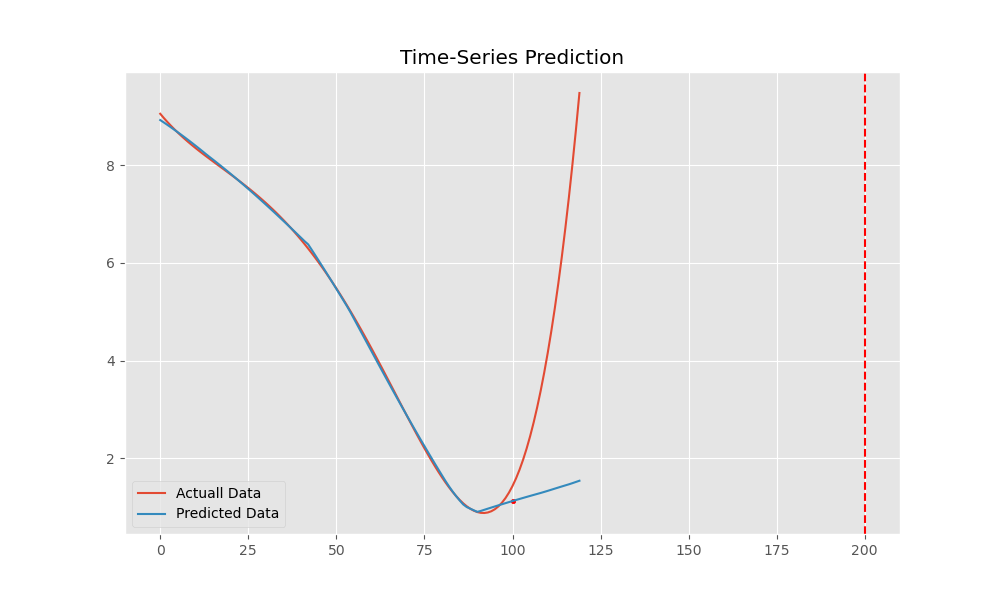

Python code for this plot:
import numpy as np
import pandas as pd
import matplotlib.pyplot as plt
df = pd.read_csv("random walk simulation/postion.csv")

df.head(5)

plt.style.use("ggplot")
df["y_axis"].plot(label="CLOSE")
plt.savefig("True_Path.png")

X = df.iloc[:, [0]]
y = df.iloc[:, [1]]
print(y)

from sklearn.preprocessing import StandardScaler, MinMaxScaler
mm = MinMaxScaler()
ss = StandardScaler()


X_ss = ss.fit_transform(X)
y_mm = mm.fit_transform(y) 

# #first 50 for training

X_train = X_ss[:100, :]
X_test = X_ss[100:, :]

y_train = y_mm[:100, :]
y_test = y_mm[100:, :] 


print("Training Shape", X_train.shape, y_train.shape)
print("Testing Shape", X_test.shape, y_test.shape) 

# ###########################################################
import torch #pytorch
import torch.nn as nn
from torch.autograd import Variable 


X_train_tensors = Variable(torch.Tensor(X_train))
X_test_tensors = Variable(torch.Tensor(X_test))

y_train_tensors = Variable(torch.Tensor(y_train))
y_test_tensors = Variable(torch.Tensor(y_test)) 


X_train_tensors_final = torch.reshape(X_train_tensors, (X_train_tensors.shape[0], 1, X_train_tensors.shape[1]))
X_test_tensors_final = torch.reshape(X_test_tensors, (X_test_tensors.shape[0], 1, X_test_tensors.shape[1]))

print("Training Shape", X_train_tensors_final.shape, y_train_tensors.shape)
print("Testing Shape", X_test_tensors_final.shape, y_test_tensors.shape)

class LSTM1(nn.Module):
    def __init__(self, num_classes, input_size, hidden_size, num_layers, seq_length):
        super(LSTM1, self).__init__()
        self.num_classes = num_classes #number of classes
        self.num_layers = num_layers #number of layers
        self.input_size = input_size #input size
        self.hidden_size = hidden_size #hidden state
        self.seq_length = seq_length #sequence length

        self.lstm = nn.LSTM(input_size=input_size, hidden_size=hidden_size,
                          num_layers=num_layers, batch_first=True) #lstm
        self.fc_1 =  nn.Linear(hidden_size, 128) #fully connected 1
        self.fc = nn.Linear(128, num_classes) #fully connected last layer

        self.relu = nn.ReLU()
    
    def forward(self,x):
        h_0 = Variable(torch.zeros(self.num_layers, x.size(0), self.hidden_size)) #hidden state
        c_0 = Variable(torch.zeros(self.num_layers, x.size(0), self.hidden_size)) #internal state
        # Propagate input through LSTM
        output, (hn, cn) = self.lstm(x, (h_0, c_0)) #lstm with input, hidden, and internal state
        hn = hn.view(-1, self.hidden_size) #reshaping the data for Dense layer next
        out = self.relu(hn)
        out = self.fc_1(out) #first Dense
        out = self.relu(out) #relu
        out = self.fc(out) #Final Output
        return out


# #############################
num_epochs = 1000 #1000 epochs
learning_rate = 0.001 #0.001 lr

input_size = 1 #number of features
hidden_size = 2 #number of features in hidden state
num_layers = 1 #number of stacked lstm layers

num_classes = 1 #number of output classes 


lstm1 = LSTM1(num_classes, input_size, hidden_size, num_layers, X_train_tensors_final.shape[1]) #our lstm class
criterion = torch.nn.MSELoss()    # mean-squared error for regression
optimizer = torch.optim.Adam(lstm1.parameters(), lr=learning_rate)

for epoch in range(num_epochs):
  outputs = lstm1.forward(X_train_tensors_final) #forward pass
  optimizer.zero_grad() #caluclate the gradient, manually setting to 0
 
  # obtain the loss function
  loss = criterion(outputs, y_train_tensors)
 
  loss.backward() #calculates the loss of the loss function
 
  optimizer.step() #improve from loss, i.e backprop
  if epoch % 100 == 0:
    print("Epoch: %d, loss: %1.5f" % (epoch, loss.item()))


df_X_ss = ss.transform(df.iloc[:, :-1]) #old transformers
df_y_mm = mm.transform(df.iloc[:, -1:]) #old transformers

df_X_ss = Variable(torch.Tensor(df_X_ss)) #converting to Tensors
df_y_mm = Variable(torch.Tensor(df_y_mm))
#reshaping the dataset
df_X_ss = torch.reshape(df_X_ss, (df_X_ss.shape[0], 1, df_X_ss.shape[1]))


train_predict = lstm1(df_X_ss)#forward pass
data_predict = train_predict.data.numpy() #numpy conversion
dataY_plot = df_y_mm.data.numpy()

data_predict = mm.inverse_transform(data_predict) #reverse transformation
dataY_plot = mm.inverse_transform(dataY_plot)
plt.figure(figsize=(10,6)) #plotting
plt.axvline(x=200, c='r', linestyle='--') #size of the training set
plt.plot(dataY_plot, label='Actuall Data') #actual plot
plt.plot(data_predict, label='Predicted Data') #predicted plot
plt.title('Time-Series Prediction')
plt.legend()
plt.savefig("LSTM prediction/lstm.png")

